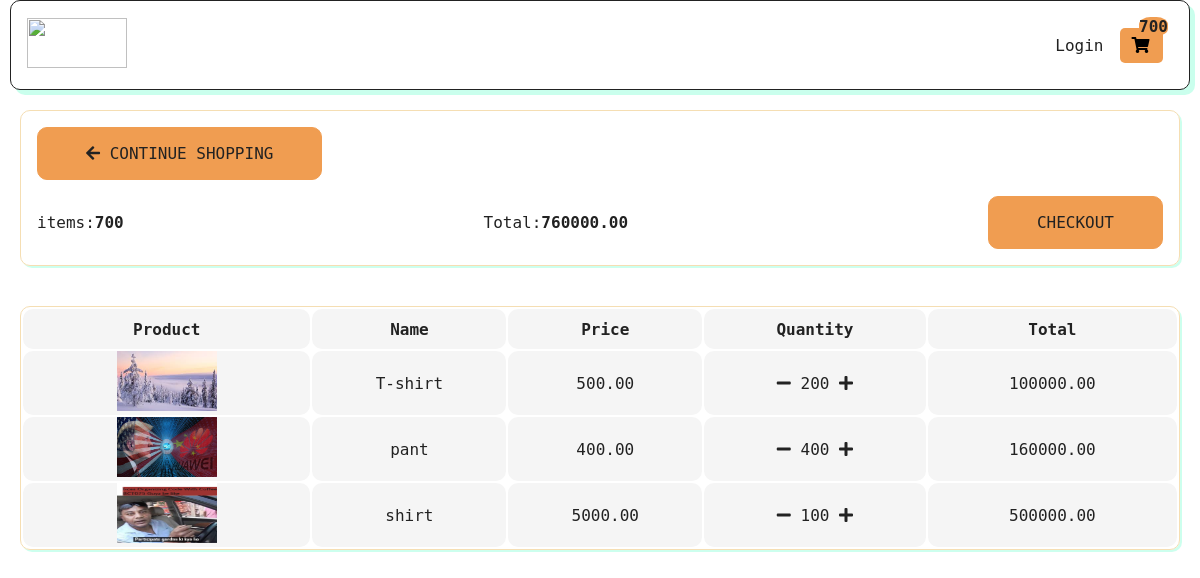
/cart/ (signed in), run on an earlier commit of the app's database.
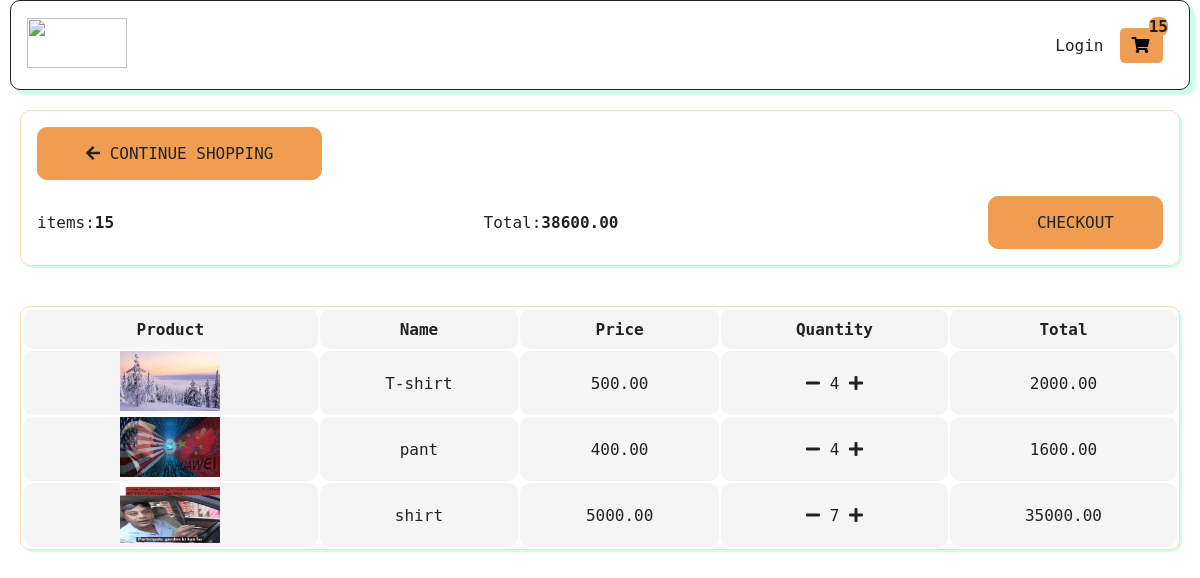
And on a later commit of the database.
### store/models.py (models this page shows, shortened)
class Order(models.Model):
    customer = models.ForeignKey(
        Customer, blank=False, null=True, on_delete=models.SET_NULL)
    date_ordered = models.DateTimeField(auto_now=False, auto_now_add=True)
    complete = models.BooleanField(default=False,  blank=False)
    transition_id = models.CharField(max_length=200, null=True)
    @property
    def get_cart_total(self):
        orderitems = self.orderitem_set.all()
        total = sum([item.get_total for item in orderitems])
        return total
    @property
    def get_cart_items(self):
        orderitems = self.orderitem_set.all()
        total = sum([item.quantity for item in orderitems])
        return total

class OrderItem(models.Model):
    product = models.ForeignKey(Product, on_delete=models.SET_NULL, null=True)
    order = models.ForeignKey(Order, on_delete=models.SET_NULL, null=True)
    quantity = models.IntegerField(default=0, null=True, blank=True)
    date_added = models.DateTimeField(auto_now=False, auto_now_add=True)
    @property
    def get_total(self):
        total = self.product.price * self.quantity
        return total

class Product(models.Model):
    name = models.CharField(null=True, max_length=50)
    price = models.FloatField()
    digital = models.BooleanField(default=False, null=True, blank=False)
    image = models.ImageField(upload_to='images/', height_field=None,
                              width_field=None, max_length=None, null=True, blank=True)
    @property
    def imageURL(self):
        try:
            url = self.image.url
        except:
            url = ''
        return url

### store/views.py (the view)
# urls.py: path('cart/', views.cart, name='cart'),
def cart(request):
    if request.user.is_authenticated:
        customer = request.user.customer
        order, created = Order.objects.get_or_create(
            customer=customer, complete=False)
        items = order.orderitem_set.all()
        cartItems = order.get_cart_items
    else:
        items = []
        order = {'get_cart_total': 0, 'get_cart_items': 0, 'shipping': False}
        cartItems = order['get_cart_items']
    context = {'items': items, 'order': order, 'cartItems': cartItems}
    return render(request, 'store/cart.html', context)

### store/templates/store/cart.html (shortened to what this page needs)
{% extends 'store/main.html' %}
{% load static %}
{% block content %}
    <!DOCTYPE html>
    <html lang="en">
        <head>
            <link rel="stylesheet" href="{% static 'css/store.css' %}">
            <link rel="stylesheet" href="{% static 'css/cart.css' %}">
        </head>
        <body>
            <div class="cart-container">
                <div class="cart-container-upper-part">
                    <div class="back-link">
                        <a href="{%url 'store' %}">
                            <button class="banner-btn">
                                <i class="fas fa-arrow-left"></i>
                                Continue Shopping</button>
                        </a>
                    </div>
                    <div class="cart-container-upper-part-down">
                        <span>
                            <p>items:<strong>{{order.get_cart_items}}</strong>
                            </p>
                            <p>Total:<strong>{{order.get_cart_total|floatformat:2}}</strong>
                            </p>
                            <a href="{%url 'checkout' %}">
                                <button class="banner-btn">Checkout</button>
                            </a>
                        </span>
                    </div>
                </div>
                <div class="cart-container-lower-part">
                    <div class="cart-table-part">
                        <table>
                            <tr>
                                <th>Product</th>
                                <th>Name</th>
                                <th>Price</th>
                                <th>Quantity</th>
                                <th>Total</th>
                            </tr>
                            {% for item in items %}
                                <tr>
                                    <td><img src="{{item.product.imageURL}}" alt="item.product.name"/></td>
                                    <td>{{item.product.name}}</td>
                                    <td>{{item.product.price|floatformat:2}}</td>
                                    <td class="quantity">
                                        <i class="fas fa-minus update-cart" data-product={{item.product.id}} data-action="remove"></i>
                                        {{item.quantity}}
                                        <i class="fas fa-plus update-cart" data-product={{item.product.id}} data-action="add"></i>
                                    </td>
                                    <td>{{item.get_total|floatformat:2}}</td>
                                </tr>
                            {% endfor %}
                        </table>
                    </div>
                </div>
            </div>
        {% endblock content %}

### store/templates/store/main.html (shortened to what this page needs)
{% load static %}
<!DOCTYPE html>
<html lang="en">
<head>
            <link href="https://use.fontawesome.com/releases/v5.13.0/css/all.css" rel="stylesheet"/>
    <link rel="stylesheet" href="{%static 'css/main.css' %}">
    <link rel="stylesheet" href="{% static 'css/store.css' %}">
    <link rel="stylesheet" href="{% static 'css/cart.css' %}">
    <link rel="stylesheet" href="{% static 'css/checkout.css' %}">
</head>
<body>
    <div class="navbar-container">
        <div class="navbar-logo">
            <a href="{%url "store"%}"><img src="{%static 'images/Logo.jpg' %}" width="100px" height="50px"
            alt=""></a>
        </div>
        <div class="further-pages-links">
            <div class="profile-login">Login</div>
            <div class="cart-num">
                <a href="{%url 'cart' %}" class="cart-page bag-btn-nav" title="Cart">
                    <i class="fas fa-shopping-cart"></i>
                </a>
                <div class="num-items"><h4>{{cartItems }}</h4></div>
            </div>
        </div>
    </div>
    {% block content %}
    {% endblock content %}
</body>
</html>

### static/css/main.css (style rules this page uses)
:root { --PrimaryColor: #f09d51; --SecondaryColor: #f09d51; --PrimaryWhite: #ffffff; --PrimaryBlack: #000000; --mainTranisition: all 1s ease; --mainLetterSpacing: 1.5px; }
* { margin: 0; padding: 0; box-sizing: border-box; font-family: 'monospace', sans-serif; }
body { overflow-x: hidden; }
.navbar-container { display: flex; z-index: 1; align-items: center; height: 90px; width: calc(100% - 2 * 10px); top: 0px; justify-content: space-between; position: fixed; padding: 1rem; border: 1px solid; background: var(--PrimaryWhite); overflow-x: hidden; margin: 0 10px; border-radius: 10px; box-shadow: rgba(127, 255, 212, 0.41) 5px 5px; }
.navbar-container .navbar-logo { position: relative; }
.navbar-container .further-pages-links { position: relative; margin: 0 10px 0 0; display: flex; align-items: center; }
.navbar-container .further-pages-links .profile-login { position: relative; margin: 0 1rem; cursor: pointer; }
.navbar-container .further-pages-links .cart-num .num-items { position: absolute; right: -5px; top: -100%; background: var(--PrimaryColor); border-radius: 40%; }
.bag-btn-nav { background: var(--PrimaryColor); border-radius: 5px; border: none; color: var(--PrimaryBlack); text-transform: uppercase; padding: 0.5rem 0.75rem; font-weight: bold; transition: var(--mainTranisition); letter-spacing: var(--mainLetterSpacing); cursor: pointer; }

### static/css/store.css (style rules this page uses)
:root { --primaryColor: #f09d51; --mainWhite: #fff; --mainBlack: #222; --mainGray: #ececec; --mainSpacing: 0.1rem; --mainTransition: all 0.3s linear; }
* { margin: 0; padding: 0; box-sizing: border-box; }
body { text-transform: var(--mainSpacing); color: var(--mainBlack); background: var(--mainWhite); }
.banner-btn { padding: 1rem 3rem; text-transform: uppercase; font-size: 1rem; color: var(--mainBlack); background: var(--primaryColor); transition: var(--mainTransition); border: 1px solid var(--primaryColor); cursor: pointer; border-radius: 10px; text-decoration: none; }

### static/css/cart.css (style rules this page uses)
:root { --primaryColor: #f09d51; --mainWhite: #fff; --mainBlack: #222; --mainGray: #ececec; --mainSpacing: 0.1rem; --mainTransition: all 0.3s linear; }
* { margin: 0; padding: 0; box-sizing: border-box; }
body { text-transform: var(--mainSpacing); color: var(--mainBlack); background: var(--mainWhite); }
.cart-container { margin-top: 90px; display: flex; flex-direction: column; width: 100%; }
.cart-container .cart-container-upper-part, .cart-container-lower-part { margin: 20px; min-height: 100px; width: calc(100% - 40px); border-radius: 10px; border: 1px solid wheat; box-shadow: 2px 2px rgba(127, 255, 212, 0.39); }
.cart-container .cart-container-upper-part .back-link { margin: 1rem; }
.cart-container .cart-container-upper-part .cart-container-upper-part-down span { display: flex; align-items: center; justify-content: space-between; margin: 1rem; }
.cart-container .cart-container-lower-part .cart-table-part { width: 100%; }
.cart-container .cart-container-lower-part .cart-table-part table { width: 100%; transition: var(--mainTranisition); }
.cart-container .cart-container-lower-part .cart-table-part table tr { transition: var(--mainTranisition); }
.cart-container .cart-container-lower-part .cart-table-part table tr th, .cart-container .cart-container-lower-part .cart-table-part table tr td { flex: 1; text-align: center; height: 40px; background: whitesmoke; border-radius: 10px; transition: var(--mainTranisition); }
.cart-container .cart-container-lower-part .cart-table-part table tr td img { width: 100px; height: 60px; }
.cart-container .cart-container-lower-part .cart-table-part table tr .quantity i { cursor: pointer; }

### static/css/checkout.css (style rules this page uses)
:root { --primaryColor: #f09d51; --mainWhite: #fff; --mainBlack: #222; --mainGray: #ececec; --mainSpacing: 0.1rem; --mainTransition: all 0.3s linear; }
* { margin: 0; padding: 0; box-sizing: border-box; }
body { text-transform: var(--mainSpacing); color: var(--mainBlack); background: var(--mainWhite); }

What changed in the data, as far as the page shows it:
changed through a linked row, Order: get_cart_items "700" → "15"; get_cart_total "760000.00" → "38600.00"
changed OrderItem "T-shirt": quantity "200" → "4"; get_total "100000.00" → "2000.00"
changed OrderItem "pant": quantity "400" → "4"; get_total "160000.00" → "1600.00"
changed OrderItem "shirt": quantity "100" → "7"; get_total "500000.00" → "35000.00"
Also different on the page:
{{ cartItems }}: "700" → "15"
